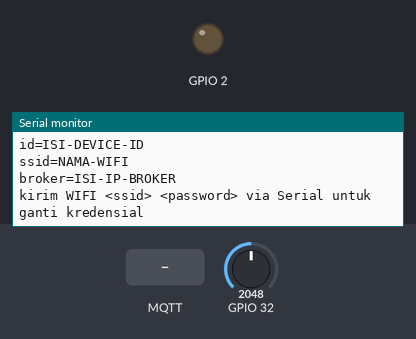
Bench run of a program on a simulated ESP32. Parts: output pins drawn as LEDs (lit = HIGH), the last lines printed to the serial monitor. The inputs (shaded band) are chosen by the test bench; at power-on: GPIO 32 = 2048. WiFi joins after 1.5 s; servers stay silent unless stated; EEPROM starts erased; no MQTT or app messages arrive unless stated.

Above: at 1.2 s.
1.3 s: MQTT message "V0" arrives on the first subscribed topic
At 2.9 s:
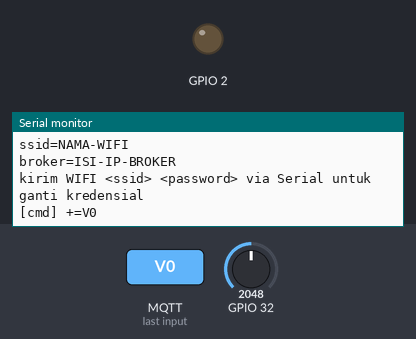
6.5 s: MQTT message "1" arrives on the first subscribed topic
At 7.0 s:
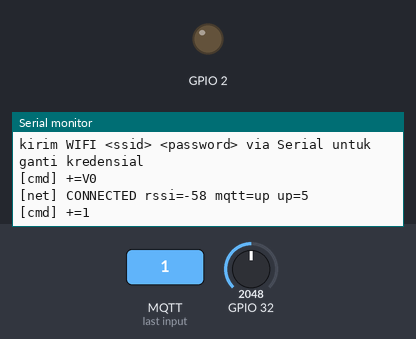
8.0 s: MQTT message "on" arrives on the first subscribed topic
At 9.4 s:
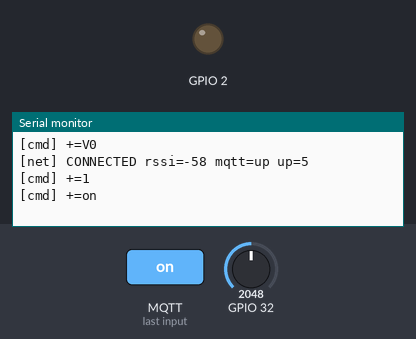

Measured:
- after the input at 1.3 s, the serial monitor: prints a new line after 0.26 s (image 1)
- after the input at 6.5 s, the serial monitor: prints a new line at once (image 2)
- after the input at 8.0 s, the serial monitor: prints a new line at once (image 3)

The program:

main.cpp
```cpp
#define MQTT_MAX_PACKET_SIZE 1024
// Saklar serial contoh ini: 1 = aktif, 0 = mati total.
#define VOLTA_SERIAL_AKTIF 1
#include <VoltaESP32.h>

#define WIFI_SSID "NAMA-WIFI"
#define WIFI_PASS ""
#define DEVICE_ID "ISI-DEVICE-ID"
#define DEVICE_TOKEN "ISI-TOKEN-32-KARAKTER"
#define MQTT_HOST "ISI-IP-BROKER"
// Isi kredensial asli via Serial monitor (tersimpan di flash):
//   WIFI <ssid> [password]   contoh open network: WIFI ol
//   MQTT <ip-broker>
//   SHOW   (verifikasi tersimpan)

VoltaDevice dev(DEVICE_ID, DEVICE_TOKEN, MQTT_HOST, 1883);
VoltaAnalog temp(32);
VoltaLed led(2);

static void onCmd(const char* pin, const char* value) {
  VoltaSerial::print(F("[cmd] "));
  VoltaSerial::print(pin);
  VoltaSerial::print(F("="));
  VoltaSerial::println(value);
  if (strcmp(pin, "V0") == 0) {
    if (strcmp(value, "1") == 0) {
      led.on();
    } else {
      led.off();
    }
  }
}

static void publish() {
  char buf[16];
  snprintf(buf, sizeof(buf), "%.2f", temp.readVolt() * 100.0f);
  dev.publishState("V1", buf);
}

VoltaTask pubTask(publish, 5000, "publish");

VoltaWifiConfig wificfg;
unsigned long restartAt = 0;

static void report() {
  VoltaSerial::print(F("[net] "));
  VoltaSerial::print(VoltaDevice::wifiStatusText());
  VoltaSerial::print(F(" rssi="));
  VoltaSerial::print(dev.rssi());
  VoltaSerial::print(F(" mqtt="));
  VoltaSerial::print(dev.mqttConnected() ? F("up") : F("down"));
  VoltaSerial::print(F(" up="));
  VoltaSerial::println(millis() / 1000);
}

VoltaTask reportTask(report, 5000, "report");

void setup() {
  VoltaSerial::begin();
  VoltaSerial::println(F("\nVOLTA. device"));
  VoltaSerial::print(F("id="));
  VoltaSerial::println(DEVICE_ID);
  VoltaSerial::print(F("ssid="));
  VoltaSerial::println(WIFI_SSID);
  VoltaSerial::print(F("broker="));
  VoltaSerial::println(MQTT_HOST);
  VoltaSerial::println(F("kirim WIFI <ssid> <password> via Serial untuk ganti kredensial"));
  wificfg.begin();
  if (wificfg.mqtt()) dev.setBroker(wificfg.mqtt());
  led.begin();
  temp.begin();
  dev.setWifi(wificfg.ssid() ? wificfg.ssid() : WIFI_SSID, wificfg.pass() ? wificfg.pass() : WIFI_PASS);
  dev.onCommand(onCmd);
  dev.begin();
}

void loop() {
  if (wificfg.pollSerial()) restartAt = millis() + 500;
  if (restartAt && (long)(millis() - restartAt) >= 0) ESP.restart();
  dev.update();
  pubTask.update();
  reportTask.update();
}
```
